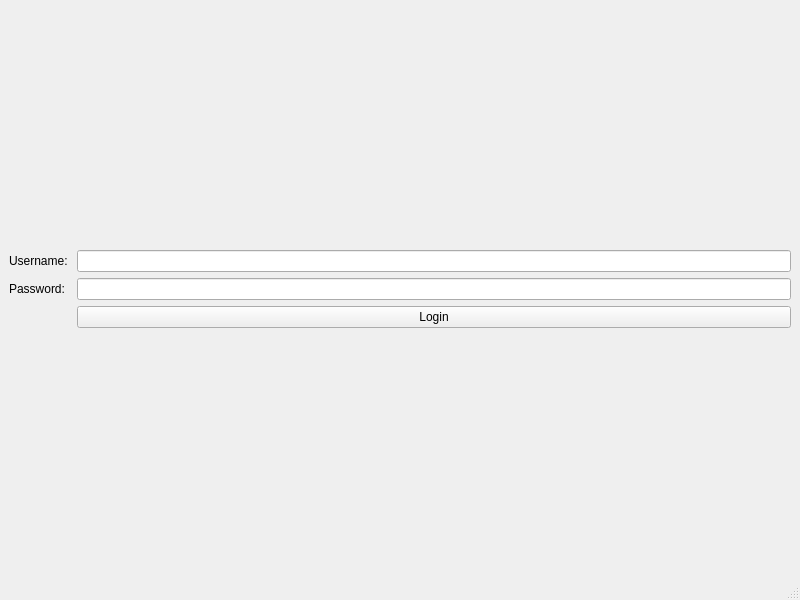
<?xml version="1.0" encoding="UTF-8"?>
<ui version="4.0">
 <class>loginPage</class>
 <widget class="QMainWindow" name="loginPage">
  <property name="geometry">
   <rect>
    <x>0</x>
    <y>0</y>
    <width>800</width>
    <height>600</height>
   </rect>
  </property>
  <property name="windowTitle">
   <string>loginPage</string>
  </property>
  <widget class="QWidget" name="centralwidget">
   <layout class="QFormLayout" name="formLayout">
    <item row="1" column="0">
     <widget class="QLabel" name="label">
      <property name="text">
       <string>Username: </string>
      </property>
     </widget>
    </item>
    <item row="1" column="1">
     <widget class="QLineEdit" name="lineEdit_User_Name"/>
    </item>
    <item row="2" column="1">
     <widget class="QLineEdit" name="lineEdit_Password">
      <property name="echoMode">
       <enum>QLineEdit::Password</enum>
      </property>
     </widget>
    </item>
    <item row="2" column="0">
     <widget class="QLabel" name="label_2">
      <property name="text">
       <string>Password: </string>
      </property>
     </widget>
    </item>
    <item row="0" column="1">
     <spacer name="verticalSpacer">
      <property name="orientation">
       <enum>Qt::Vertical</enum>
      </property>
      <property name="sizeHint" stdset="0">
       <size>
        <width>20</width>
        <height>40</height>
       </size>
      </property>
     </spacer>
    </item>
    <item row="4" column="1">
     <spacer name="verticalSpacer_2">
      <property name="orientation">
       <enum>Qt::Vertical</enum>
      </property>
      <property name="sizeHint" stdset="0">
       <size>
        <width>20</width>
        <height>40</height>
       </size>
      </property>
     </spacer>
    </item>
    <item row="3" column="1">
     <widget class="QPushButton" name="pushButton">
      <property name="text">
       <string>Login</string>
      </property>
     </widget>
    </item>
   </layout>
  </widget>
  <widget class="QMenuBar" name="menubar">
   <property name="geometry">
    <rect>
     <x>0</x>
     <y>0</y>
     <width>800</width>
     <height>21</height>
    </rect>
   </property>
  </widget>
  <widget class="QStatusBar" name="statusbar"/>
 </widget>
 <resources/>
 <connections/>
</ui>
